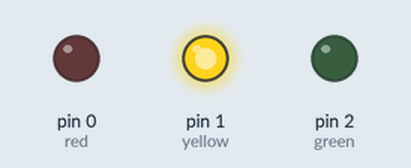
This sketch was run on a simulated Arduino Uno, built with avr-gcc and run on an emulated ATmega328P. Parts: output pins drawn as LEDs (lit = HIGH).

Above: at 0.7 s.
At 3.0 s:
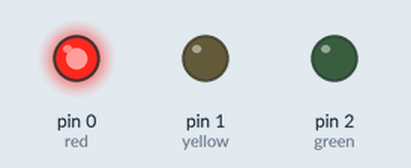
At 6.0 s:
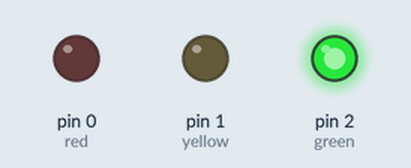
Timing chart, 0 to 9.8 s (numbered marks = the images above):
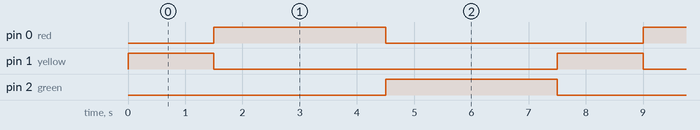

The sketch:

traffic-light.ino
```cpp
int yellow = 1;
int green = 2;
int red = 0 ;
void setup() {

pinMode(yellow,OUTPUT);
pinMode(green,OUTPUT);
pinMode(red,OUTPUT);

}

void loop() {

  f_yellow();
delay(1500);

  f_red();
delay(3000);
  f_green();
delay(3000);

}


void f_yellow(){

digitalWrite(yellow,HIGH);
digitalWrite(red,LOW);
digitalWrite(green,LOW);
  }

void f_red(){
digitalWrite(yellow,LOW);
digitalWrite(red,HIGH);
digitalWrite(green,LOW);
  }

void f_green(){
  digitalWrite(yellow,LOW);
  digitalWrite(red,LOW);
  digitalWrite(green,HIGH);
  }
```

Measured:
- by itself, pin 0 (red), pin 2 (green): alternates HIGH for 3.0 s and LOW for 4.5 s
- by itself, pin 1 (yellow): alternates HIGH for 1.5 s and LOW for 6.0 s
- by itself, everything shown: repeats every 7.5 s, in 3 steps
